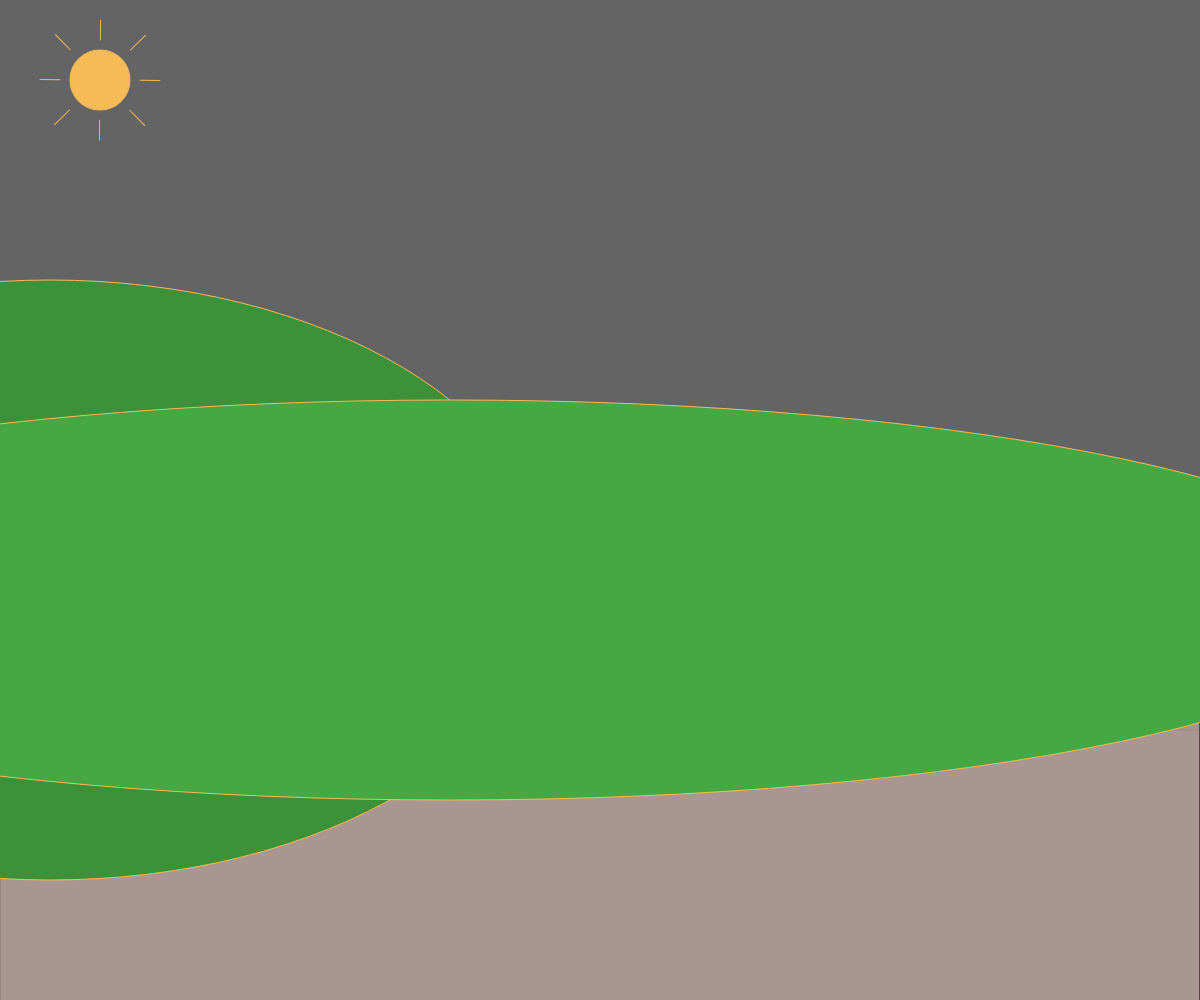
Frame 1 (no input)
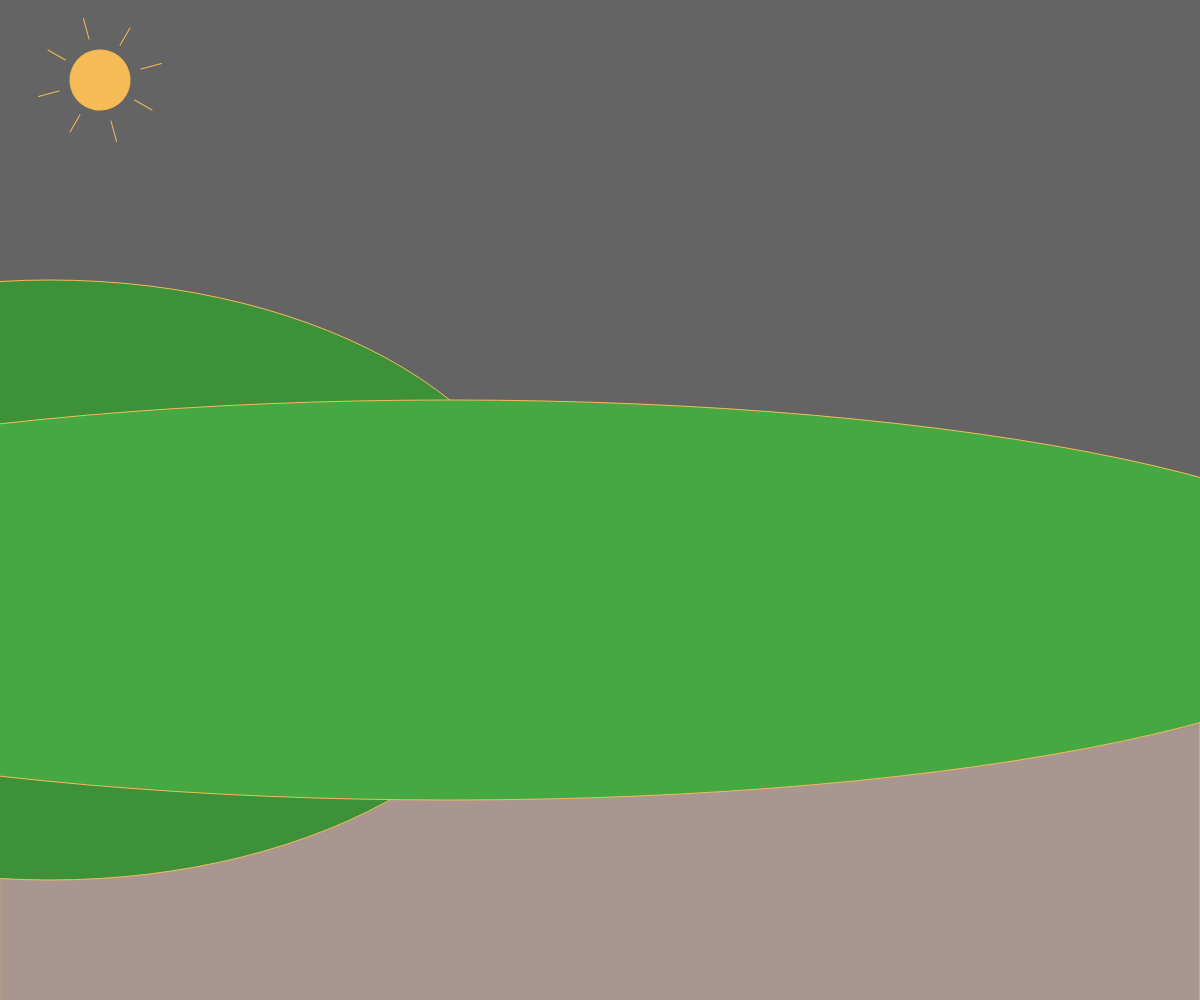
Frame 60 (no input)
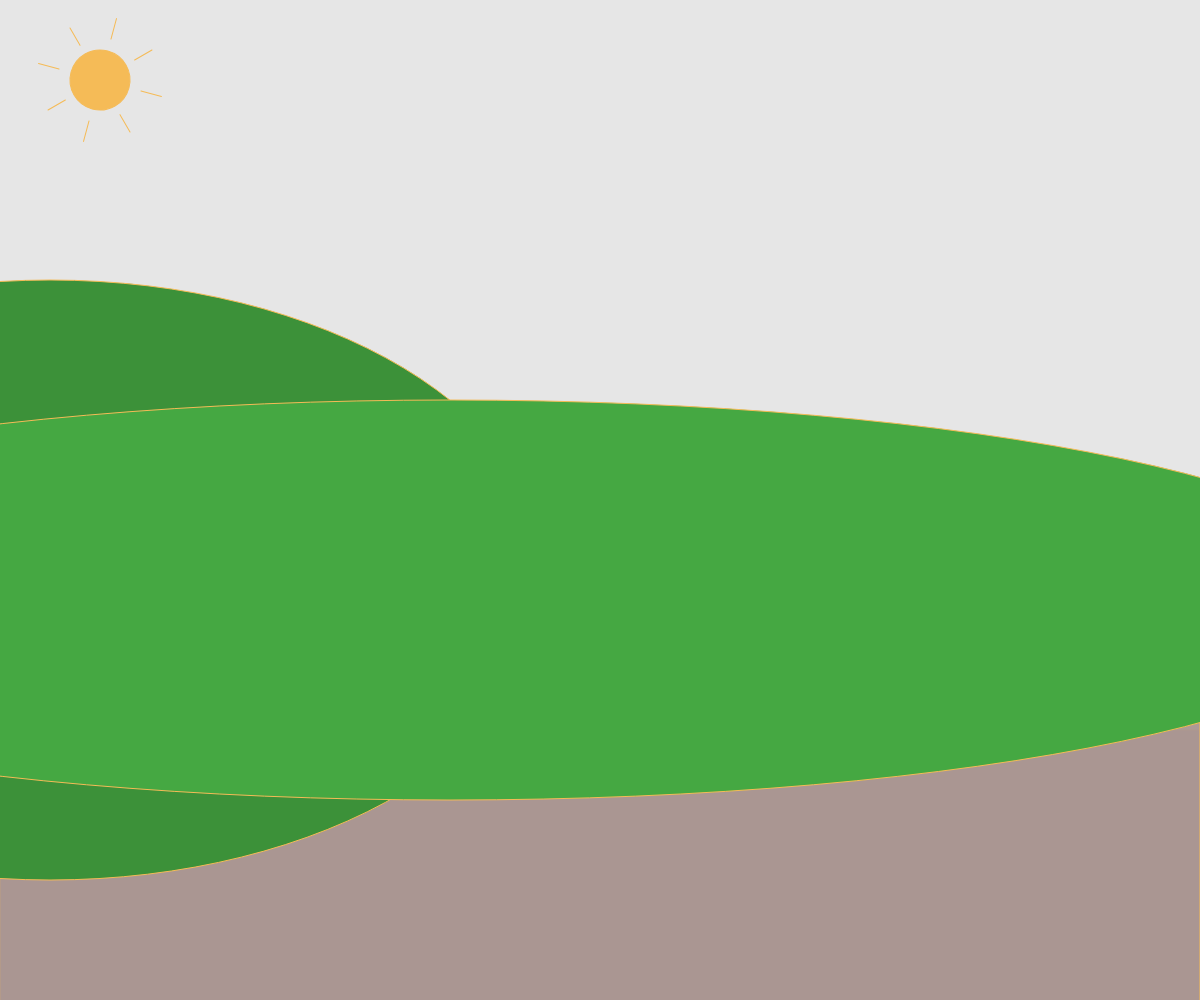
Frame 120 (the mouse pressed at the canvas centre since frame 60)

The p5.js sketch that drew these frames (run headless with seeded random() and noise() and a simulated clock; from frame 60 on, the mouse is pressed at the canvas centre):

// p5.js sketch
// ── sketch.js

var rain = [];
var rainingNow = false;
var bgcolor = (100, 100, 100);

function setup() {
  createCanvas(windowWidth, windowHeight);

  for (i = 0; i < 100; i++) {
    rain[i] = new Rain(random(50, windowWidth), random(0, -8000));
  }
}

function draw() {
  background(bgcolor);
  ground();

  if (rainingNow == true) {
    //background(100);
    for (i = 0; i < rain.length; i++) {
      rain[i].dropRain();
      rain[i].splash();
    }
  }
}

function ground() {

  fill(170, 150, 146, 240);
  rect(0, 530, windowWidth, 530);
}

function Rain(x, y) {
  this.x = x;
  this.y = y;
  this.length = 15;
  this.r = 0;
  this.opacity = 200;

  this.dropRain = function() {
    noStroke();
    fill(255);

    ellipse(this.x, this.y, 3, this.length);
    this.y = this.y + 6
    if (this.y > 540) {
      this.length = this.length - 5;
        }
    if (this.length < 0) {
      this.length = 0;
    }
  }

  this.splash = function() {
    strokeWeight(2);
    //stroke(245, 200/frameCount);
    stroke(245, this.opacity);
    noFill();
    if (this.y > 540) {
      ellipse(this.x, 550, this.r * 2, this.r / 2);
      this.r++;
      this.opacity = this.opacity - 10;

      //keep the rain dropping
      if (this.opacity < 0) {
        this.y = random(0, -100);
        this.length = 15;
        this.r = 0;
        this.opacity = 200;
      }
    }
  }
}

function mousePressed() {
    rainingNow = true;
    bgcolor = (100, 100, 100);
}


var bgcolor = (100, 100, 100);

function setup() {
  createCanvas(windowWidth, windowHeight);
}

function draw() {
  background(bgcolor);

  ground();
  fill(170, 150, 146, 240);
  rect(0, 530, windowWidth, 530);

  if (mousePressed == false) {
      for (i = 0; i < rain.length; i++) {
      rain[i].dropRain();
      rain[i].splash();
    }
  } else {
    drawSun();
      }

      fill(60, 145, 57);
	ellipse(50, 580, 1000, 600);

  fill(69, 168, 66);
  ellipse(450, 600, 1900, 400);
}

function ground() {
  //noStroke();
  fill(170, 150, 146, 240);
  rect(0, 730, windowWidth, 730);
}

function mousePressed() {
    rainingNow = false;
  bgcolor = (160, 209, 230);
}

function drawSun() {

  fill(245, 187, 87);
    stroke(245, 187, 87);
    push();
    translate(100, 80);
    rotate(radians(frameCount / 2));
    ellipse(0, 0, 60, 60);
    line(0, -60, 0, -40);
    line(0, 40, 0, 60);
    line(-45, -45, -30, -30);
    line(45, -45, 30, -30);
    line(-60, 0, -40, 0);
    line(40, 0, 60, 0);
    line(-45, 45, -30, 30);
    line(45, 45, 30, 30);
    pop();
    noFill();
}
